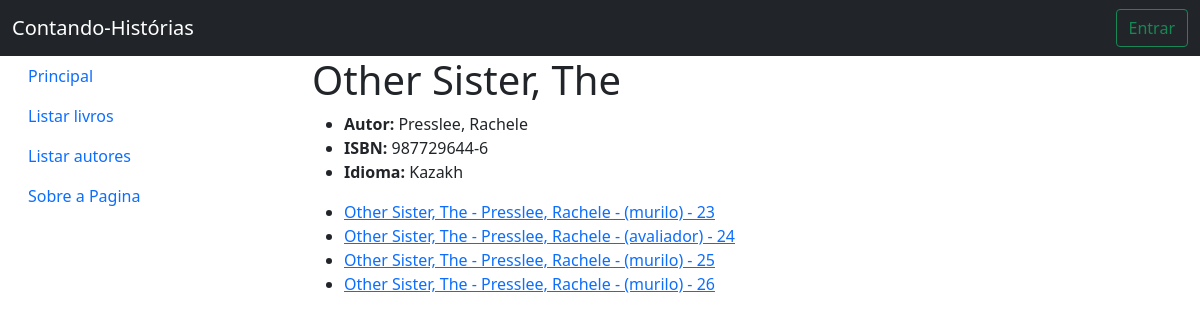
The page /catalago/livros/1 on the database its author committed.
### catalago/models.py (models this page shows, shortened)
class Livro(models.Model):
    titulo = models.CharField(max_length=200, help_text="Titulo do livro")
    sumario = models.TextField(max_length=2000, help_text="Sumario do livro")
    edicao = models.CharField(max_length=20, help_text="Titulo do livro")
    isbn = models.CharField(verbose_name="ISBN",
                            max_length=13,
                            help_text="ISBN do livro",
                            unique=True)
    idioma = models.ForeignKey(Idioma,
                               help_text="Idioma do livro",
                               on_delete=models.SET_NULL,
                               null=True)
    autor = models.ForeignKey(Autor,
                              help_text="Autor do livro",
                              on_delete=models.CASCADE,
                              null=True)
    generos = models.ManyToManyField(Genero)
    def __str__(self):
        return f'{self.titulo} - {self.autor}'

class Autor(models.Model):
    primeiro_nome = models.CharField(max_length=100,
                                     help_text="Primeiro nome do autor")
    sobrenome = models.CharField(max_length=100,
                                 help_text="sobrenome do autor")
    edicao = models.CharField(max_length=10,
                              null=True,
                              help_text="edicao do livro")
    data_nascimento = models.DateField('Data de nascimento',
                                       null=True,
                                       blank=True,
                                       default=None,
                                       help_text="Data de nascimento do autor")
    data_morte = models.DateField('Data do óbito',
                                  null=True,
                                  blank=True,
                                  default=None,
                                  help_text="Data de morte do autor")
    def __str__(self):
        return f'{self.sobrenome}, {self.primeiro_nome}'

class Idioma(models.Model):
    nome = models.CharField(max_length=10, help_text="Idioma de um livro")
    def __str__(self):
        return f'{self.nome}'

class Review(models.Model):
    data_review = models.DateTimeField(auto_now_add=True)
    resumo = models.CharField(max_length=200, help_text="Headline da review")
    review = models.TextField(max_length=2000, help_text="Conteúdo da review")
    livro = models.ForeignKey(Livro,
                              help_text="Autor do livro",
                              on_delete=models.CASCADE)
    revisor = models.ForeignKey(User,
                                help_text="Usuário que criou a review",
                                related_name="user_revisor",
                                null=True,
                                on_delete=models.CASCADE)
    avaliador = models.ForeignKey(User,
                                  help_text="Usuário que avaliou esta review",
                                  related_name="user_avaliador",
                                  null=True,
                                  on_delete=models.SET_NULL)
    class Meta:
        permissions = (("pode_avaliar_review", "Pode avaliar uma review cadastrada"),)
    class ReviewStatus(models.TextChoices):
        EM_ANALISE = 'e', "Em análise"
        REPROVADA = 'r', "Reprovada"
        APROVADA = 'a', "Aprovada"
    status = models.CharField(max_length=1,
                              help_text="Status do review",
                              default=ReviewStatus.EM_ANALISE,
                              choices=ReviewStatus.choices)
    def __str__(self):
        return f'{self.livro} - ({self.revisor}) - {self.id}'

### catalago/views.py (the view)
# urls.py: path('livros/<int:pk>', views.LivroDetailView.as_view(), name='livro_detail'),
class LivroDetailView(generic.DetailView):
  model = Livro

### catalago/templates/catalago/livro_detail.html
{% extends 'base.html' %}
{% block conteudo %}
<h1>{{ livro.titulo }}</h1>
<ul>
  <li><strong>Autor: </strong> {{ livro.autor }}</li>
  <li><strong>ISBN: </strong> {{ livro.isbn }} </li>
  <li><strong>Idioma: </strong> {{ livro.idioma }}</li>
</ul>
    <ul>
    {% for review in livro.review_set.all %}
        <li><a href="{% url 'review_detail' review.id %}">{{ review }}</a></li>
    {% endfor%}
    </ul>
{% endblock %}

### rows shown on the page
Livro: titulo "Other Sister, The", autor "Presslee, Rachele", isbn "987729644-6", idioma "Kazakh"
Review: livro+revisor+id "Other Sister, The - Presslee, Rachele - (murilo) - 23"
Review: livro+revisor+id "Other Sister, The - Presslee, Rachele - (avaliador) - 24"
Review: livro+revisor+id "Other Sister, The - Presslee, Rachele - (murilo) - 25"
Review: livro+revisor+id "Other Sister, The - Presslee, Rachele - (murilo) - 26"
